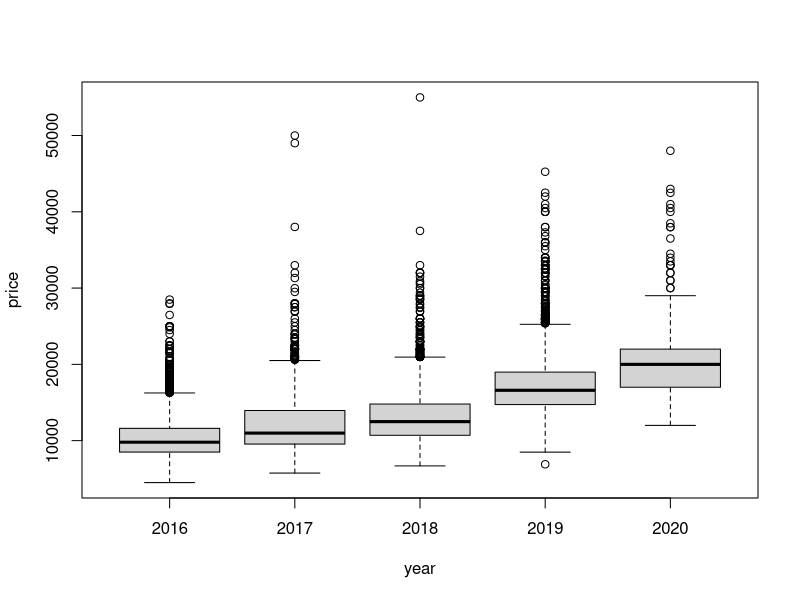

Recreate this plot in R.


setwd("C:/Data")

setwd("~/Documents/Data")

data = read.csv("ford.csv")

head(data)


# DO NOT USE THIS WAY
# data = read.csv("~/Documents/Data/ford.csv") 


# Q1  (2 points) Write code to change all "Other" to "Hybrid" for \textbf{fuelType}

data$fuelType = ifelse(data$fuelType == "Other",  "Hybrid", data$fuelType)



# Q2  (2 points) Write code to remove any data with invalid \textbf{year}
# Report the number of rows in the data

data = data[(data$year >= 1996 & data$year <= 2020),]
# 17964 rows



# Q3  (2 points) Create a contingency table (named \textbf{tab1}) for 
# \textbf{transmission} and \textbf{fuelType}. Report the number of cars that 
# use petrol and also have an automatic transmission.

tab1 = table(data$transmission, data$fuelType); tab1

# 773 cars



# Q4  (2 points) Write code to create box plots of car's price by groups 
# of years for years 2016 to 2020. Give your comments.

boxplot(price ~ year, data = data[data$year>=2016 & data$year<=2020,])

# comments: The group of cars registered in 2020 has HIGHEST MEDIAN PRICE
# with an increasing trend from 2016 to 2020.
# possible association: newer cars have higher price.



# Q5  (3 points) Write code to create a new column for \textbf{data}, 
# named \textbf{priceHL}, which equals to ``high'' if the \textbf{price} 
# of the car is above 12500 and equals to ``low'' otherwise. 
# Create a contingency table (named \textbf{tab2}) for \textbf{priceHL} 
# and \textbf{transmission} but only for ``Automatic'' and ``Manual'' cars.

data$priceHL = ifelse(data$price > 12500,  "high", "low")

tab2 = table(data$transmission[data$transmission!="Semi-Auto"], 
             data$priceHL[data$transmission!="Semi-Auto"]); tab2



# Q6  (3 points) Using \textbf{tab2}, write one command in R to find the two probabilities below. 
# (i) the probability of having high price car in the group of cars with automatic transmission 
# (ii) the probability of having high price car in the group of cars with manual transmission
# Report the difference of the two probabilities above and interpret the meaning of that difference.

prop.table(tab2, 1)
#                high       low
# Automatic 0.6830882 0.3169118
# Manual    0.3621190 0.6378810

# percentage of having high price car in the group of cars with automatic transmission = 0.683
# which is  higher than that among the group of cars with manual transmission = 0.362.
# difference = 0.683 - 0.362 = 0.321

# comments on the difference: the large difference suggests possible strong association between 
# transmission type and high price car, that the automatic transmission cars may have higher price.



################ PART II: Linear Regression (10 points)
# For the questions in this Part II, we would want to form a linear regression 
# using variables \textbf{fuelType}, \textbf{transmission}, \textbf{mileage} 
# and \textbf{mpg} to predict a car's \textbf{price}.



# Q7 (2 points) Write code to find the correlation between \textbf{price} and \textbf{mileage}. 
# Compare with the correlation between \textbf{1/price} and \textbf{mileage}. 
# Give your comments.

cor(data$price, data$mileage)
cor(1/data$price, data$mileage)

# the strength of the correlation increased from 0.531 to 0.579, suggesting that
# the use of 1/price as a response might be better when using mileage as the only
# quantitative variable



# Q8 (2 points) Write code to create a linear model, called \textbf{model1}, which uses 
# \textbf{fuelType}, \textbf{transmission}, \textbf{mileage} and \textbf{mpg} 
# to predict a car's \textbf{price}. 
# Show the coefficients of \textbf{model1}.

data$fuelType = as.factor(data$fuelType)
data$transmission = as.factor(data$transmission)
model1 = lm(price ~ fuelType+transmission+mileage+mpg, data=data)
model1 #or summary(model1)



# Q9 (2 points) Using \textbf{model1}, predict the \textbf{price} of a car which has a manual 
# transmission, runs on petrol at 60 miles per gallon, and has a mileage of 30000. 

predict(model1, newdata = data.frame(transmission="Manual", fuelType="Petrol", mpg=60, mileage=30000))

# 9256.379 pounds



################ PART III: KNN (25 points)

# For the questions in this Part III, we would want to form KNN classifiers using numeric input features 
# \textbf{mileage}, \textbf{tax}, \textbf{mpg} and \textbf{engineSize} which help to predict 
# if a car will be sold as high-price or not. Hence, we would consider \textbf{priceHL} as the response variable 
# and high-price is considered as positive. 

# Q10 (2 points) Write code to create a new data frame, called \textbf{data.KNN} for which its first column 
# is the column of the response; and other columns are
# \textbf{mileage}, \textbf{tax}, \textbf{mpg} and \textbf{engineSize} \textbf{after standardization} 
# for all observations. 

data.KNN = data[, c(10, 5,7,8,9)]; head(data.KNN)

data.KNN[,2:5] = scale(data.KNN[,2:5])     


# Q11 (2 points) Run the command \textbf{set.seed(210)}.

# Then, write R code to randomly split \textbf{data.KNN} into two groups of equal size: 
# one group will be the train set, named as \textbf{train.set} and other group has 
# the rest of rows which will be the test set, named as \textbf{test.set}.

n = dim(data.KNN)[1];n # n = 17964, even number
n/2

set.seed(210)       
index = sample(1:n) 


data.train = data.KNN[index[1:n/2], ] # TRAIN set first       
data.test = data.KNN[-index[1:n/2], ] # the rest belong to TEST set



# Q12 (8 points) Write R code to create a vector of odd values, from 3 to up to 25, named \textbf{K}.

# Use the train set with four standardized features to form the KNN classifiers 
# where each classifier has the value of nearest neighbours $k$ from \textbf{K}. 
# The values of FNR (Type 2 error rate) and accuracy all classifiers are kept in two vectors, 
# named \textbf{fnr} and \textbf{accuracy}, respectively. \label{knn}


K = seq(3, 25,2); K

library(class)

fnr.k= numeric() # TYPE 2 ERROR RATE to be stored here for different value of k
accuracy.k = numeric() # ACCURACY values to be stored here for different value of k

set.seed(210)
for (i in K){ 
  
  pred <- knn(train=data.train[,2:5], test=data.test[,2:5], cl=data.train[,1], k=i) 
  # KNN with k receiving value as in vector K
  
  confusion.matrix = table(data.test[,1], pred) # confusion.matrix 
  
  type2 = confusion.matrix[1,2]/sum(confusion.matrix[1,1], confusion.matrix[1,2])
  acc = sum(diag(confusion.matrix))/sum(confusion.matrix)
  
  fnr.k =append(fnr.k, type2 ) 
  accuracy.k = append(accuracy.k, acc)
  
}

cbind(K, fnr.k, accuracy.k)

# Q13 (4 points) Write R code to find all the values of $k$ the gives FNR value (Type 2 error Rate) 
# smaller than 0.1. 
# Report the matrix that consists those values of $k$ and the corresponding FNR and accuracy values 
# as comments in your code file. Denote that matrix as \textbf{good.fnr}.
# Among the values of $k$ the gives FNR value smaller than 0.1, 
# write code to find the best value of $k$ that has highest accuracy, 
# and name it as \textbf{best.K}.\label{bestk}
# Report (as a comment in your answer file) the value of FNR and accuracy for that \textbf{best.K}.

# matrix of K with FNR <0.1 and accuracy shown: 
good.fnr = cbind(K, fnr.k, accuracy.k)[which(fnr.k < 0.1), ] ; good.fnr 

#       K      fnr.k accuracy.k
# [1,] 13 0.09935987 0.9043643
# [2,] 15 0.09963819 0.9054776
# [3,] 17 0.09546340 0.9069250
# [4,] 19 0.09908155 0.9035849
# [5,] 21 0.09713331 0.9070363
# [6,] 23 0.09657668 0.9057003
# [7,] 25 0.09657668 0.9049210

best = good.fnr[which(good.fnr[,3] == max(good.fnr[,3])) , ]
best.K = best[1]; best.K # 21

# the best value of k and its FNR & accuracy
best
#           K       fnr.k  accuracy.k 
# 21.00000000  0.09713331  0.90703629 



# Q14 (2 points) Write R code to form a KNN classifier using the best $k$ found in Question 13, 
# where the classifier is formed based on \textbf{test.set}; 
# and is used to predict the outcomes for \textbf{train.set}, 
# where the predicted outcomes is named as \textbf{pred.best.K}.\label{out-bestk}


pred.best.K <- knn(train=data.test[,2:5], test=data.train[,2:5], cl=data.test[,1], k=best.K) 

# Q15 (3 points) Write R code to find the value of FNR and accuracy for the prediction in 
# Question 14, and report these values.

confusion.matrix = table(data.train[,1], pred.best.K) # confusion.matrix 

type2 = confusion.matrix[1,2]/sum(confusion.matrix[1,1], confusion.matrix[1,2]); type2
acc = sum(diag(confusion.matrix))/sum(confusion.matrix); acc

cbind(best.K, type2, acc) # 
#   best.K     type2       acc
# K     21 0.1055361 0.9014085



# Q16 (4 points) Use the KNN classifier formed in Question 14 with the best \textbf{k} 
# to predict the label for a used Ford car with information given below.\label{newpoint}
#\textbf{mileage} = 30000, \textbf{tax} = 110, \textbf{mpg} = 60, \textbf{engineSize} = 1.
# \textit{Hint}: You may standardize the values for the new observation using 
# the mean and the standard deviation of all the observations in the given data set.
# Report the output.

# the KNN model built from the TEST SET with the best k found above

new = data.frame(mileage = 30000, tax = 110, mpg = 60, engineSize = 1)

mean = colMeans(data[, c(5,7,8,9)])

sd = apply(data[, c(5,7,8,9)], MARGIN = 2,FUN = sd)

new.standardized = (new - mean)/sd
new.standardized

predict = knn(train=data.test[,2:5], test=new.standardized, cl=data.test[,1], k=best.K)
predict 

# predicted lable = low







########### QUESTION 2 = TOTAL WORTH 15 POINTS


# Q1 (5 points) Using a while loop, calculate the number of months that 
# Adam and Eve will take to pay back their loan. Since housing loans from HDB 
# need to be paid back in 25 years, will their plan be possible?

# General idea: Adam and Eve has a loan of $700,000 
# At the start of the month, they are charged an interest of 2.6/12%
# At the end of the month, they are pay off $2,500 of their loan
# How many months does it take for the loan amount to fall to or below 0?

loan = 700000
payment = 2500
months = 0

while (loan>0){
  loan = loan*(1+0.026/12)
  loan = loan-payment
  months = months+1
}

months
months/12

# It will take them 432 months, or 36 years to pay back the loan.



# Q2 (5 points) Define a function in R, named \textbf{F}, which helps them to 
# calculate the maximum 25-year loan that they can take for a certain monthly 
# payment amount. Using the function, what is the maximum 25-year loan that they
# can take with a monthly payment of \$2,500?

F = function(payment){
  loan = 0
  for (i in 1:300){
    loan = loan+payment
    loan = loan/(1+0.026/12)
  }
  return(loan)
}
F(2500)

# 551061.9



# Q3 (5 points) Using any loop with the function \textbf{F}, find the minimum 
# monthly payment amount needed to get the \$700,000 loan. The minimum monthly 
# payment should be \textbf{rounded UP} to the nearest integer.

# LET i BE THE AMOUNT OF PAYMENT MONTLY 

for (i in 1:1000000){
  if (F(i)>700000){
    break
  }
}
i

i = 0 # amount of payment monthly
while (F(i)<700000){
  i = i+1
}
i

# 3176












